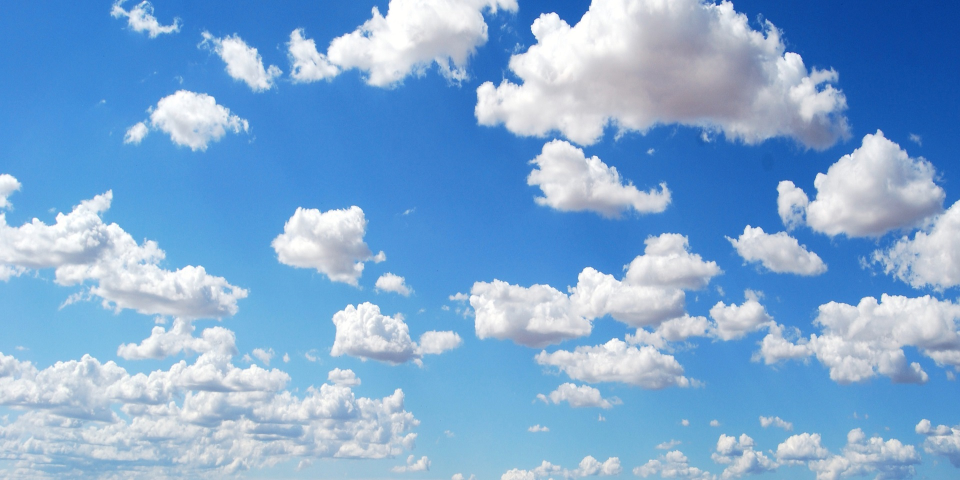
#> input picture Assignment04/hashing_images/cumulus-cloud.jpg, 1920 x 960 px (shown at 1/2 size)
$ jupyter execute --allow-errors 'Assignment 04 Hashing.ipynb'
#> lines starting #> are read from the running program, lines starting #| are printed output that depends on the picture
#> in create_hash, image is the input picture: PIL image 1920x960 RGB; mean R, G, B 127.8, 169.7, 211.7
## Import

[cell 1]
import numpy as np
from PIL import Image, ImageOps
from os import listdir
from os.path import isfile, join

## Normalize Image Function

[cell 2]
def mean_normalize(img):
    arr = np.ravel(img)
#> arr = 64 values, max 209 at index 49, min 60 at index 7, mean 162.2
    mean = np.mean(arr)
#> mean = 162.2
    arr_1 = []
    for i in range(len(arr)):
        if(arr[i] > mean):
            arr_1.append(1)
        else:
            arr_1.append(0)
#> this loop made 64 passes
#> after the loop, arr_1 = 64 values, max 1 at index 3, min 0 at index 0, mean 0.547
#     res = Image.fromarray((np.array(arr_1)).astype(np.uint8))
    return arr_1

## Creating Hash

[cell 3]
def create_hash(image_file, hash_size=8):
    image = Image.open(image_file)
    image = image.resize((hash_size, hash_size))
    image = ImageOps.grayscale(image)
    image = mean_normalize(image)
#> image has the same summary as arr_1 in mean_normalize
    res = "".join([str(elem) for elem in image])
    hashformat = "0{hashlength}x".format(hashlength=hash_size**2//4)
    return int(res, 2).__format__(hashformat)

## Similarity Check Function

[cell 4]
def check(img1, img2, thres):
    v = sum(map(lambda x: 0 if x[0] == x[1] else 1, zip(img1, img2)))
    if v <= thres:
        return True
    else:
        return False

## Images

[cell 5]
folderPath = "./hashing_images/"
img_files = [f for f in listdir(folderPath) if isfile(join(folderPath, f))]

## Dictionary of Images and their Hashes

[cell 6]
dic = {}
for i in img_files:
    dic[i] = create_hash(folderPath + i)
#> pass 2 of the loop `for i in img_files:`:
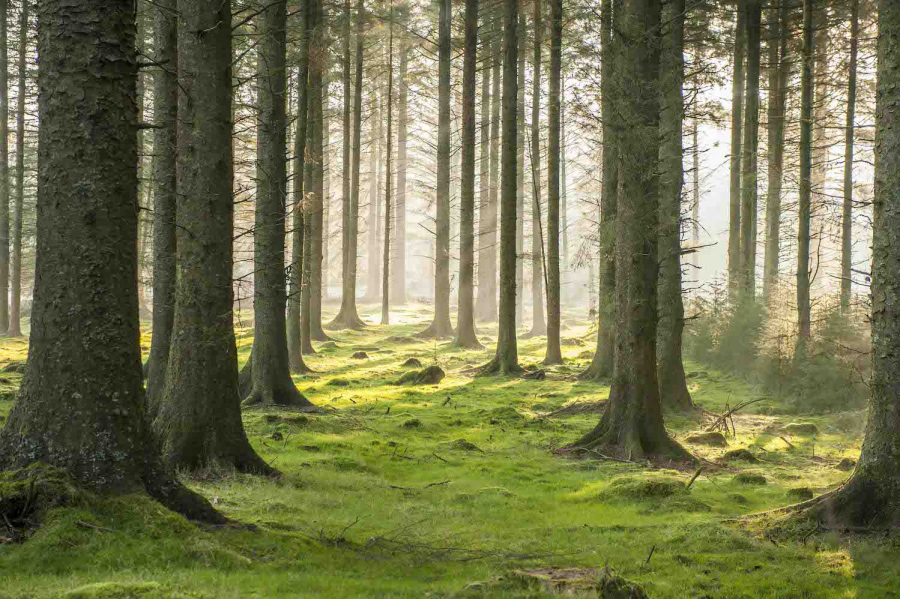
#> input picture Assignment04/hashing_images/forest01.jpg, 1800 x 1198 px (shown at 1/2 size)
#> in create_hash, image is the input picture: PIL image 1800x1198 RGB; mean R, G, B 116.2, 117.4, 79.1
#> the loop in mean_normalize (call 2), `for i in range(len(arr)):` made 64 passes
#> image = 64 values, max 1 at index 3, min 0 at index 0, mean 0.5
#> pass 3 of the loop `for i in img_files:`:
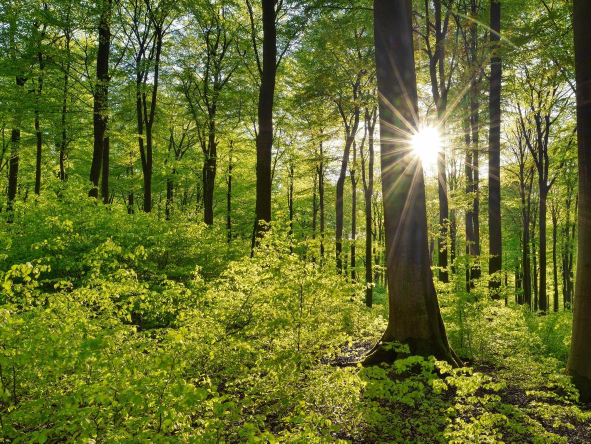
#> input picture Assignment04/hashing_images/forest02.jpg, 1182 x 887 px (shown at 1/2 size)
#> in create_hash, image is the input picture: PIL image 1182x887 RGB; mean R, G, B 100.6, 109.5, 43.6
#> image = 64 values, max 1 at index 1, min 0 at index 0, mean 0.453
#> the loop made 4 passes; the first 3 are shown

[cell 7]
dic
#> Out = {'cumulus-cloud.jpg': '1c0c08a1e4fffcff', 'forest01.jpg': '181f3f3f1f1b1e00', 'forest02.jpg': '70271f1e18fa7808', 'sky02.jpg': '0000003cfefeffff'}

## Query Image

[cell 8]
d = create_hash(folderPath + 'sky02.jpg')
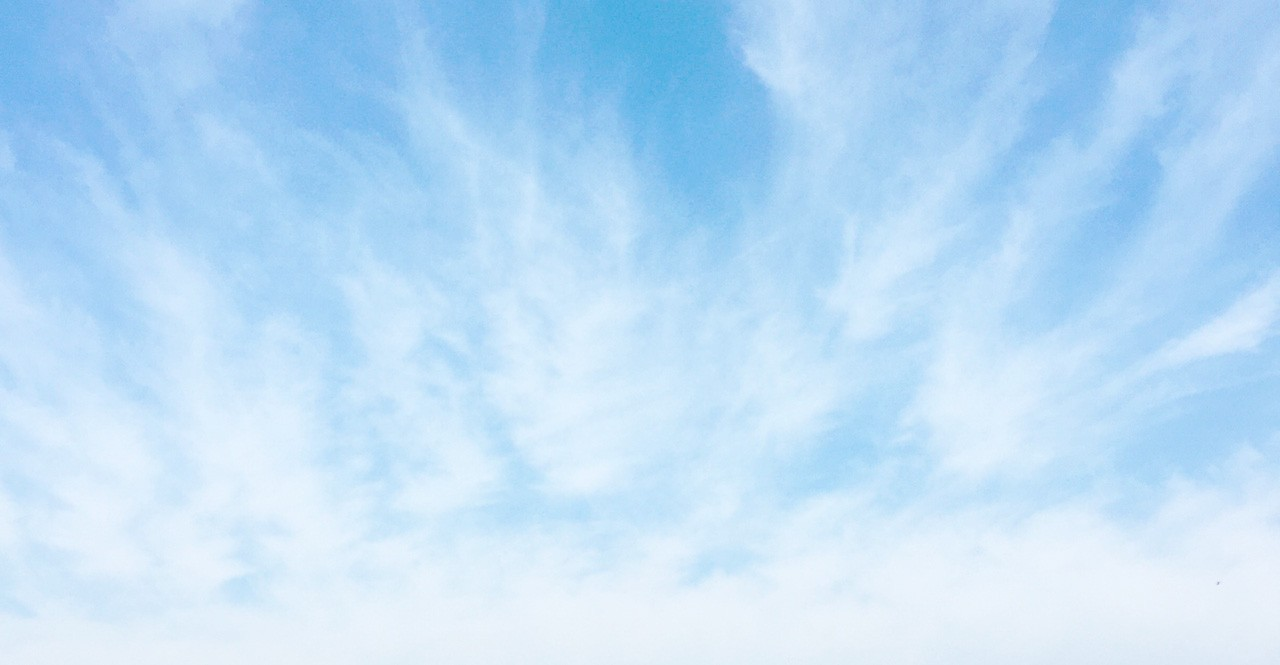
#> input picture Assignment04/hashing_images/sky02.jpg, 1280 x 665 px
#> in create_hash, image is the input picture: PIL image 1280x665 RGB; mean R, G, B 186.6, 220.5, 246.8
#> in create_hash (call 5), `image = mean_normalize(image)`: image = 64 values, max 1 at index 26, min 0 at index 0, mean 0.531
#> d = '0000003cfefeffff'

[cell 9]
d
#> Out = '0000003cfefeffff'

## Result of comparision

[cell 10]
for i in dic.keys():
    print(i, check(dic[i], d, 10))
#> this loop made 4 passes
#> (i, v in check) on passes 1 to 4: ('cumulus-cloud.jpg', 10), ('forest01.jpg', 15), ('forest02.jpg', 14), ('sky02.jpg', 0)
#| cumulus-cloud.jpg True
#| forest01.jpg False
#| forest02.jpg False
#| sky02.jpg True

## Similar Images

[cell 11]
x=[]
for i in dic.keys():
    if check(dic[i], d, 10):
        x.append(i)
#> after the loop, x = ['cumulus-cloud.jpg', 'sky02.jpg']
print("Similar  images are",x)
#| Similar  images are ['cumulus-cloud.jpg', 'sky02.jpg']

[cell 12]
for i in x:
    im = Image.open("hashing_images/" + i)
    im = im.resize((100, 100))
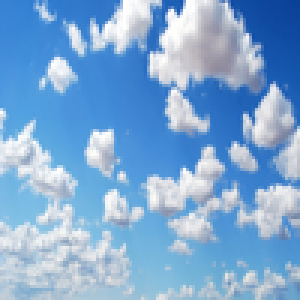
#> im: PIL image 100x100 RGB (shown 3 times larger); mean R, G, B 127.8, 169.6, 211.7
    display(im)
#> pass 2 of the loop `for i in x:`:
#> `im = im.resize((100, 100))`:
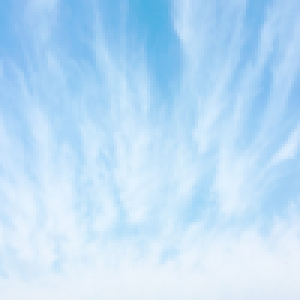
#> im: PIL image 100x100 RGB (shown 3 times larger); mean R, G, B 186.6, 220.5, 246.9

## Dissimilar Images

[cell 13]
for i in dic.keys():
    if i not in x:
        im = Image.open(folderPath + i)
        im = im.resize((100, 100))
        display(im)
#> pass 2 of the loop `for i in dic.keys():`:
#> `im = im.resize((100, 100))`:
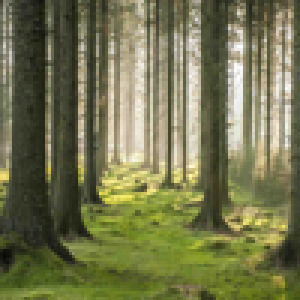
#> im: PIL image 100x100 RGB (shown 3 times larger); mean R, G, B 116.2, 117.4, 79.1
#> pass 3 of the loop `for i in dic.keys():`:
#> `im = im.resize((100, 100))`:
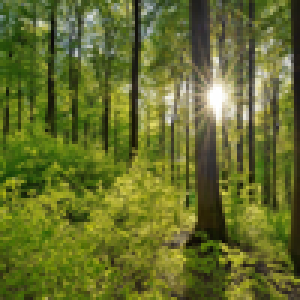
#> im: PIL image 100x100 RGB (shown 3 times larger); mean R, G, B 100.6, 109.5, 43.6
#> the loop made 4 passes; the first 3 are shown

[cell 14]
for i in dic.keys():
    print(i, check(dic[i], d, 10))
